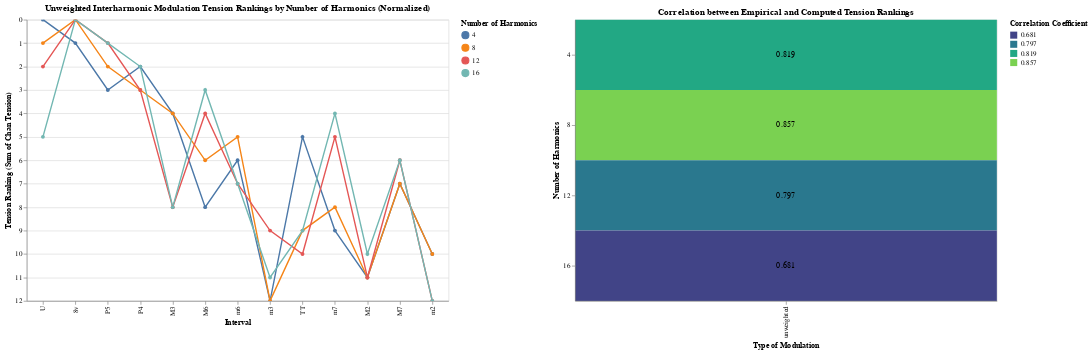

The notebook cell this image was saved under:
### Code cell
# define empirical ranking from reference 
empirical_ranking = ['U','8v','P5','P4','M3','M6','m6','m3','TT','m7','M2','M7','m2']

big_df, corr_df = compute_interharmonic_tension_ranking_and_correlation(number_of_harmonics_ranges=[4,8,12,16],apply_weights_to_harmonics=True,limit_delta_frequency=True,include_lower_bound=False,empirical_ranking=empirical_ranking)
ranking_linear_plot, corr_heatmap = plot_normalized_interharmonic_plots_correlation_chan(big_df,corr_df,empirical_ranking=empirical_ranking)
(ranking_linear_plot | corr_heatmap).resolve_scale(color='independent').resolve_legend(color='independent')

### Figure 1 — Vega-Lite specification as saved in the notebook (floating-point values rounded to 4 significant figures)
{"config": {"view": {"continuousWidth": 300, "continuousHeight": 300}}, "hconcat": [{"data": {"name": "data-46cd3ff44744e2a2e1910b484b23c48c"}, "mark": {"type": "line", "point": true}, "encoding": {"color": {"field": "number_of_harmonics", "title": "Number of Harmonics", "type": "nominal"}, "tooltip": [{"field": "interval", "type": "nominal"}, {"field": "tension_ranking", "type": "quantitative"}, {"field": "number_of_harmonics", "type": "quantitative"}], "x": {"field": "interval", "sort": ["U", "8v", "P5", "P4", "M3", "M6", "m6", "m3", "TT", "m7", "M2", "M7", "m2"], "title": "Interval", "type": "nominal"}, "y": {"field": "tension_ranking", "scale": {"reverse": true}, "title": "Tension Ranking (Sum of Chan Tension)", "type": "quantitative"}}, "height": 400, "name": "view_8", "title": "Unweighted Interharmonic Modulation Tension Rankings by Number of Harmonics (Normalized)", "width": 600}, {"layer": [{"mark": {"type": "rect"}, "encoding": {"color": {"field": "correlation_coefficient", "scale": {"scheme": "viridis"}, "title": "Correlation Coefficient", "type": "nominal"}, "tooltip": [{"field": "number_of_harmonics", "type": "quantitative"}, {"field": "correlation_coefficient", "type": "quantitative"}, {"field": "type_of_modulation", "type": "nominal"}], "x": {"field": "type_of_modulation", "title": "Type of Modulation", "type": "nominal"}, "y": {"field": "number_of_harmonics", "title": "Number of Harmonics", "type": "ordinal"}}, "name": "view_7", "title": "Correlation between Empirical and Computed Tension Rankings"}, {"mark": {"type": "text", "baseline": "middle", "color": "black"}, "encoding": {"text": {"field": "correlation_coefficient", "type": "nominal"}, "x": {"field": "type_of_modulation", "type": "nominal"}, "y": {"field": "number_of_harmonics", "type": "ordinal"}}}], "data": {"name": "data-45bc3f2dc07986bdcf67b04484c71de3"}, "height": 400, "width": 600}], "params": [{"name": "param_11", "select": {"type": "interval", "encodings": ["x", "y"]}, "bind": "scales", "views": ["view_8"]}, {"name": "param_12", "select": {"type": "interval", "encodings": ["x", "y"]}, "bind": "scales", "views": ["view_7"]}], "resolve": {"legend": {"color": "independent"}, "scale": {"color": "independent"}}, "$schema": "https://vega.github.io/schema/vega-lite/v5.20.1.json", "datasets": {"data-46cd3ff44744e2a2e1910b484b23c48c": [{"interval": "U", "tension_ranking_sum": 0, "number_of_harmonics": 4, "tension_ranking": 0}, {"interval": "8v", "tension_ranking_sum": 0, "number_of_harmonics": 4, "tension_ranking": 1}, {"interval": "P4", "tension_ranking_sum": 1, "number_of_harmonics": 4, "tension_ranking": 2}, {"interval": "P5", "tension_ranking_sum": 1, "number_of_harmonics": 4, "tension_ranking": 3}, {"interval": "M3", "tension_ranking_sum": 2, "number_of_harmonics": 4, "tension_ranking": 4}, {"interval": "TT", "tension_ranking_sum": 2, "number_of_harmonics": 4, "tension_ranking": 5}, {"interval": "m6", "tension_ranking_sum": 2, "number_of_harmonics": 4, "tension_ranking": 6}, {"interval": "M7", "tension_ranking_sum": 2, "number_of_harmonics": 4, "tension_ranking": 7}, {"interval": "M6", "tension_ranking_sum": 3, "number_of_harmonics": 4, "tension_ranking": 8}, {"interval": "m7", "tension_ranking_sum": 3, "number_of_harmonics": 4, "tension_ranking": 9}, {"interval": "m2", "tension_ranking_sum": 4, "number_of_harmonics": 4, "tension_ranking": 10}, {"interval": "M2", "tension_ranking_sum": 5, "number_of_harmonics": 4, "tension_ranking": 11}, {"interval": "m3", "tension_ranking_sum": 5, "number_of_harmonics": 4, "tension_ranking": 12}, {"interval": "8v", "tension_ranking_sum": 2, "number_of_harmonics": 8, "tension_ranking": 0}, {"interval": "U", "tension_ranking_sum": 4, "number_of_harmonics": 8, "tension_ranking": 1}, {"interval": "P5", "tension_ranking_sum": 4, "number_of_harmonics": 8, "tension_ranking": 2}, {"interval": "P4", "tension_ranking_sum": 5, "number_of_harmonics": 8, "tension_ranking": 3}, {"interval": "M3", "tension_ranking_sum": 6, "number_of_harmonics": 8, "tension_ranking": 4}, {"interval": "m6", "tension_ranking_sum": 6, "number_of_harmonics": 8, "tension_ranking": 5}, {"interval": "M6", "tension_ranking_sum": 6, "number_of_harmonics": 8, "tension_ranking": 6}, {"interval": "M7", "tension_ranking_sum": 6, "number_of_harmonics": 8, "tension_ranking": 7}, {"interval": "m7", "tension_ranking_sum": 7, "number_of_harmonics": 8, "tension_ranking": 8}, {"interval": "TT", "tension_ranking_sum": 8, "number_of_harmonics": 8, "tension_ranking": 9}, {"interval": "m2", "tension_ranking_sum": 11, "number_of_harmonics": 8, "tension_ranking": 10}, {"interval": "M2", "tension_ranking_sum": 11, "number_of_harmonics": 8, "tension_ranking": 11}, {"interval": "m3", "tension_ranking_sum": 11, "number_of_harmonics": 8, "tension_ranking": 12}, {"interval": "8v", "tension_ranking_sum": 6, "number_of_harmonics": 12, "tension_ranking": 0}, {"interval": "P5", "tension_ranking_sum": 8, "number_of_harmonics": 12, "tension_ranking": 1}, {"interval": "U", "tension_ranking_sum": 10, "number_of_harmonics": 12, "tension_ranking": 2}, {"interval": "P4", "tension_ranking_sum": 10, "number_of_harmonics": 12, "tension_ranking": 3}, {"interval": "M6", "tension_ranking_sum": 11, "number_of_harmonics": 12, "tension_ranking": 4}, {"interval": "m7", "tension_ranking_sum": 12, "number_of_harmonics": 12, "tension_ranking": 5}, {"interval": "M7", "tension_ranking_sum": 12, "number_of_harmonics": 12, "tension_ranking": 6}, {"interval": "m6", "tension_ranking_sum": 13, "number_of_harmonics": 12, "tension_ranking": 7}, {"interval": "M3", "tension_ranking_sum": 14, "number_of_harmonics": 12, "tension_ranking": 8}, {"interval": "m3", "tension_ranking_sum": 17, "number_of_harmonics": 12, "tension_ranking": 9}, {"interval": "TT", "tension_ranking_sum": 17, "number_of_harmonics": 12, "tension_ranking": 10}, {"interval": "M2", "tension_ranking_sum": 18, "number_of_harmonics": 12, "tension_ranking": 11}, {"interval": "m2", "tension_ranking_sum": 23, "number_of_harmonics": 12, "tension_ranking": 12}, {"interval": "8v", "tension_ranking_sum": 11, "number_of_harmonics": 16, "tension_ranking": 0}, {"interval": "P5", "tension_ranking_sum": 15, "number_of_harmonics": 16, "tension_ranking": 1}, {"interval": "P4", "tension_ranking_sum": 16, "number_of_harmonics": 16, "tension_ranking": 2}, {"interval": "M6", "tension_ranking_sum": 18, "number_of_harmonics": 16, "tension_ranking": 3}, {"interval": "m7", "tension_ranking_sum": 18, "number_of_harmonics": 16, "tension_ranking": 4}, {"interval": "U", "tension_ranking_sum": 20, "number_of_harmonics": 16, "tension_ranking": 5}, {"interval": "M7", "tension_ranking_sum": 20, "number_of_harmonics": 16, "tension_ranking": 6}, {"interval": "m6", "tension_ranking_sum": 22, "number_of_harmonics": 16, "tension_ranking": 7}, {"interval": "M3", "tension_ranking_sum": 25, "number_of_harmonics": 16, "tension_ranking": 8}, {"interval": "TT", "tension_ranking_sum": 26, "number_of_harmonics": 16, "tension_ranking": 9}, {"interval": "M2", "tension_ranking_sum": 27, "number_of_harmonics": 16, "tension_ranking": 10}, {"interval": "m3", "tension_ranking_sum": 28, "number_of_harmonics": 16, "tension_ranking": 11}, {"interval": "m2", "tension_ranking_sum": 35, "number_of_harmonics": 16, "tension_ranking": 12}], "data-45bc3f2dc07986bdcf67b04484c71de3": [{"number_of_harmonics": 4, "correlation_coefficient": 0.819, "type_of_modulation": "unweighted"}, {"number_of_harmonics": 8, "correlation_coefficient": 0.857, "type_of_modulation": "unweighted"}, {"number_of_harmonics": 12, "correlation_coefficient": 0.797, "type_of_modulation": "unweighted"}, {"number_of_harmonics": 16, "correlation_coefficient": 0.681, "type_of_modulation": "unweighted"}]}}
